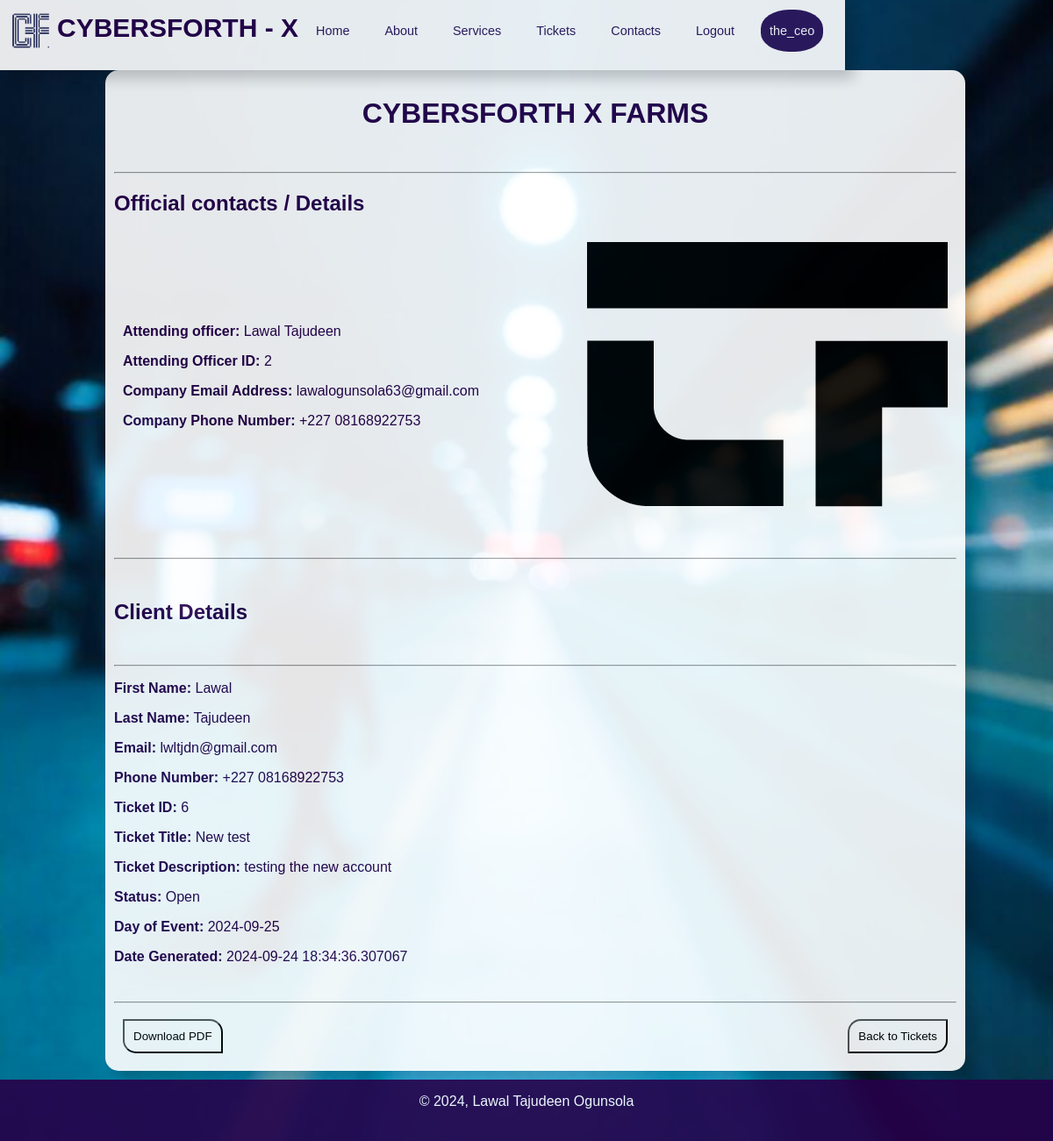
/ticket/6 (signed in), run on the app's committed database.
### app/base_model.py (models this page shows, shortened)
class User(db.Model, UserMixin):
    __tablename__ = 'users'
    ''' User id - this is a unique primary key, autoincrement.'''
    id = db.Column(db.Integer,
                   primary_key=True)
    '''username - unique and not null'''
    username = db.Column(db.String(80),
                         unique=True,
                         nullable=False)
    '''Admin or not'''
    is_admin = db.Column(db.Boolean, default=False)
    '''name of business or organisation'''
    business_name = db.Column(db.String(200),
                              default='CYBERSFORTH X SERVICES')
    '''business logo'''
    profile_picture = db.Column(db.String(120),
                                nullable=True)
    '''user email - unique, not null'''
    email = db.Column(db.String(120),
                      unique=True,
                      nullable=False)
    '''user password - not unique and not null'''
    password_hash = db.Column(db.String(255),
                         nullable=False)
    '''user's first & last names - not null'''
    first_name = db.Column(db.String(50),
                           nullable=False)
    last_name = db.Column(db.String(50),
                          nullable=False)
    '''user's phone number - unique, not null'''
    phone_number = db.Column(db.String(15),
                             nullable=True)
    ''' tickets & appointment relationship'''
    tickets = db.relationship('Ticket',
                              backref='creator',
                              lazy=True)
    appointments = db.relationship('Appointment',
                                   backref='creator',
                                   lazy=True)
    created_at = db.Column(db.DateTime,
                           nullable=False,
                           default=datetime.now(timezone.utc))

class Ticket(db.Model, UserMixin):
    __tablename__ = 'tickets'
    '''details of ticket'''
    id = db.Column(db.Integer, primary_key=True)
    title = db.Column(db.String(100), nullable=False)
    description = db.Column(db.Text, nullable=False)
    '''details of client / customer'''
    client_first_name = db.Column(db.String(80),
                                  nullable=True)
    client_last_name = db.Column(db.String(80),
                                 nullable=True)
    client_middle_name = db.Column(db.String(80),
                                   nullable=True)
    client_email = db.Column(db.String(80),
                             unique=False,
                             nullable=True)
    client_phone_number = db.Column(db.String(20),
                                    unique=False,
                                    nullable=False,
                                    default='')
    '''Ticket details '''
    date = db.Column(db.DateTime,
                           nullable=False,
                           default=datetime.now(timezone.utc))
    event_date = db.Column(db.Date, nullable=False,
                           default=datetime.now(timezone.utc))
    status = db.Column(db.String(10), nullable=False, default='Open')
    user_id = db.Column(db.Integer, db.ForeignKey('users.id'))

### app/routes.py (the view)
@routes.route('/ticket/<int:ticket_id>', methods=['GET'])
@login_required
def View_ticket(ticket_id):
    ticket = Ticket.query.get_or_404(ticket_id)
    if ticket.user_id != current_user.id:
        flash("You do not have permission to view this ticket.", "danger")
        return redirect(url_for('routes.View_tickets'))
    user = User.query.get(ticket.user_id)
    return render_template('view_ticket.html', ticket=ticket, user=user)

### templates/view_ticket.html (shortened to what this page needs)
{% extends 'layout.html' %}
{% block header %}
    <link rel='stylesheet' href="{{ url_for('static', filename='./css/view_ticket.css') }}" />
{% endblock header %}
{% block contents %}
<h1 class='brand-name'>{{ user.business_name }}</h1><br />
<hr />
<h2>Official contacts / Details</h2>
<div class='separate_content'>
    <div>
        <p><strong>Attending officer:</strong> {{ user.first_name }} {{ user.last_name }}</p>
        <p><strong>Attending Officer ID:</strong> {{ user.id }}</p>
        <p><strong>Company Email Address:</strong> {{ user.email }}</p>
        <p><strong>Company Phone Number:</strong> {{ user.phone_number }}</p>
    </div>
    <div>
        {% if user.profile_picture %}
            {% set profile_pic_url = url_for('static', filename='profile_pics/' + user.profile_picture) %}
        {% else %}
            {% set profile_pic_url = url_for('static', filename='profile_pics/default_profile_pic.png') %}
        {% endif %}
        <img src="{{ profile_pic_url }}" alt="Profile Picture" />
    </div>
</div>
<br /><br />
<hr />
<br />
<div>
    <h2>Client Details</h2><br/>
    <hr />
    <p><strong>First Name:</strong> {{ ticket.client_first_name }}</p>
    <p><strong>Last Name:</strong> {{ ticket.client_last_name }}</p>
    <p><strong>Email:</strong> {{ ticket.client_email }}</p>
    <p><strong>Phone Number:</strong> {{ ticket.client_phone_number }}</p>
    <p><strong>Ticket ID:</strong> {{ ticket.id }}</p>
    <p><strong>Ticket Title:</strong> {{ ticket.title }}</p>
    <p><strong>Ticket Description:</strong> {{ ticket.description }}</p>
    <p><strong>Status:</strong> {{ ticket.status }}</p>
    <p><strong>Day of Event:</strong> {{ ticket.event_date }}</p>
    <p><strong>Date Generated:</strong> {{ ticket.date }}</p>
</div>
<br/>
<hr />
<div class='view_ticket_btns'>
    <div>
        <a href="{{ url_for('routes.download_ticket', ticket_id=ticket.id) }}"><button class='btn-a'>Download PDF</button></a>
    </div>
    <div>
        <a href="{{ url_for('routes.View_tickets') }}"><button class='btn-b'>Back to Tickets</button></a>
    </div>
</div>
{% endblock contents %}

### templates/header.html (shortened to what this page needs)
{% block header %}
<link rel='stylesheet' href="{{ url_for('static', filename='header.css') }}" />
{% endblock %}
{% block contents %}
<nav>
    <div class='divHead'>
        <img src="{{ url_for('static', filename='./images/logo.png') }}" alt="brand logo">
        <h1>CYBERSFORTH - X</h1>
    </div>
    <div>
        <ul class='nav-links'>
            <li>
                <a href="{{ url_for('routes.Home') }}">Home</a>
            </li>
            <li>
                <a href="{{ url_for('routes.About') }}">About</a>
            </li>
            <li>
                <a href="{{ url_for('routes.Ticket_page') }}">Services</a>
            </li>
            <li>
                <a href="{{ url_for('routes.View_tickets') }}">Tickets</a>
            </li>
            <li>
                <a href='#'>Contacts</a>
            </li>
            {% if current_user.is_authenticated %}
                <li>
                    <a href="{{ url_for('routes.Logout') }}" >Logout</a>
                </li>
                <li class='user_profile'>
                    <a href="{{ url_for('routes.Dashboard') }}" >{{ current_user.username }}</a>
                </li>
            {% endif %}
        </ul>
    </div>
</nav>
{% endblock contents %}

### static/css/layout.css (style rules this page uses)
body { background-color: #c0c0c0; padding: 0; margin: 0; opacity: 0.9; }
body { margin: 0; font-family: Arial, sans-serif; background-image: url('../images/bg-2.jpeg'); background-size: cover; background-attachment: fixed; background-position: center; background-repeat: no-repeat; color: #333; }
nav { display: flex; height: 70px; padding: 10px; justify-content: space-between; align-content: center; align-items: center; box-shadow: 10px 10px 15px rgba(0, 0, 0, 0.2); }
nav img { height: 50px; width: 50px; }
.divHead { display: flex; flex-wrap: wrap; justify-content: center; align-content: center; text-align: center; }
.divHead h1 { color: #260049; font-size: 30px; margin: 5px; }
nav { background-color: #fff; }
nav ul { list-style-type: none; padding: 0; margin: 0; display: flex; align-items: center; }
nav ul li { margin-right: 15px; font-size: 90%; }
nav ul li a, .edit_profile { color: #2E175D; text-decoration: none; }
nav ul li, .edit_profile { margin: 8px, 0; text-align: center; width: 80%; padding: 6px 10px; transition: #2E175D 0.5s ease, #fff 0.3s ease; position: relative; margin: 5px; border-radius: 15px; }
nav ul li a { color: #2E175D; text-decoration: none; width: 100%; height: 100%; display: block; padding: 10px 0; box-sizing: border-box; }
.user_profile, .user_profile a { background-color: #2E175D; color: #fff; border-radius: 45%; }

### static/css/view_ticket.css (style rules this page uses)
.brand-name { justify-content: center; text-align: center; }
.separate_content { display: flex; align-items: center; align-content: center; justify-content: space-between; padding: 10px; }
.view_ticket_btns { display: flex; align-items: center; align-content: center; text-align: center; justify-content: space-between; padding: 10px; }
.view_ticket_btns a button { padding: 10px; background-color: transparent; transition: all 0.3s ease; }
.btn-a { border-radius: 0 15px; }
.btn-b { border-radius: 15px 0; }

### static/css/header.css (style rules this page uses)
nav ul { list-style-type: none; padding: 0; margin: 0; display: flex; align-items: center; }
nav ul li { margin-right: 15px; font-size: 90%; }
nav ul li a { color: #2E175D; text-decoration: none; }

### data on the page
User: username "the_ceo", business_name "CYBERSFORTH X FARMS", first_name "Lawal", last_name "Tajudeen", id "2", email "lawalogunsola63@gmail.com", phone_number "+227 08168922753"
Ticket: client_first_name "Lawal", client_last_name "Tajudeen", client_email "lwltjdn@gmail.com", client_phone_number "+227 08168922753", id "6", title "New test", description "testing the new account", status "Open", event_date "2024-09-25", date "2024-09-24 18:34:36.307067"
